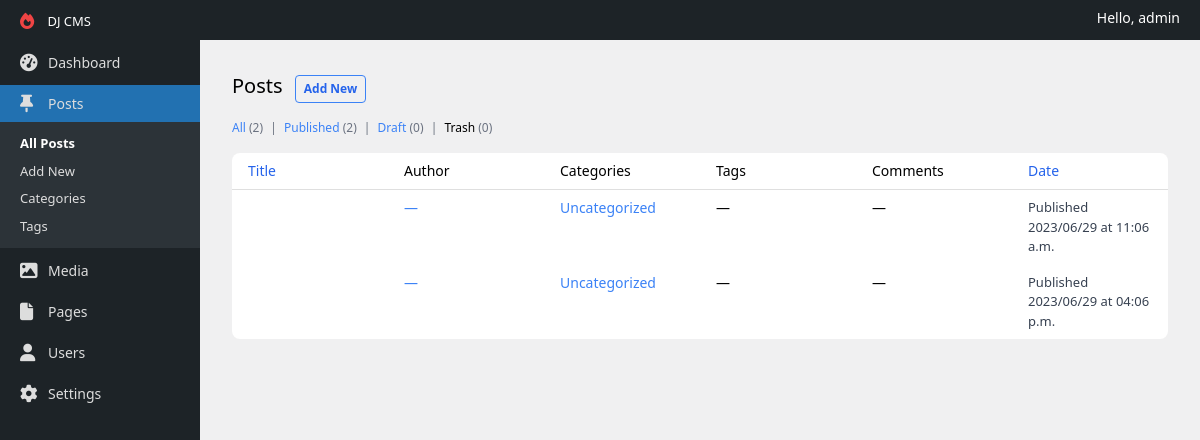
The app's page /post/edit/ (signed in) with its own data.
### apps/accounts/models.py (models this page shows, shortened)
class User(AbstractUser):
    class Roles(models.TextChoices):
        NONE = 'none'
        AUTHOR = 'author'
        EDITOR = 'editor'
        SEO = 'seo'
        ADMINISTRATOR = 'administrator'
    email = models.EmailField(unique=True)
    USERNAME_FIELD = 'email'
    REQUIRED_FIELDS = ['username']
    role = models.CharField(max_length=60, choices=Roles.choices, null=True, blank=True)
    photo = models.ImageField(upload_to='uploads/', null=True, blank=True)
    def __str__(self):
        return self.username

### apps/content/models.py (models this page shows, shortened)
class StatusMixin(models.Model):
    is_draft = models.BooleanField(default=True)
    is_trash = models.BooleanField(default=False)
    class Meta:
        abstract = True

class Post(SeoMeta, StatusMixin):
    created_at = models.DateTimeField(auto_now_add=True)
    content = models.TextField(null=True, blank=True)
    excerpt = models.TextField(null=True, blank=True)
    categories = models.ManyToManyField(to='Category', blank=True)
    tags = models.ManyToManyField(to='Tag', blank=True)
    slug = models.SlugField(blank=True, unique=True)
    updated_at = models.DateTimeField(auto_now=True)

### apps/dashboard/views.py (the view)
# urls.py: path('post/edit/', AllPostsView.as_view(), name='edit_post_select'),
class AllPostsView(AbstractAllContentView):
    model_class: Type[Model] = Post
    title: str = 'Posts'
    def content_context(self) -> AllContentViewContext:
        return AllContentViewContext(
            new_content_url=reverse('new_post'),
            edit_content_select=reverse('edit_post_select'),
            reverse_content_edit_name='edit_post'
        )

### apps/content/utils/contents.py (called while the page is built)
    def get_all(self) -> QuerySet:
        if self.user.is_superuser:
            return self.model_class.objects.filter(is_trash=False)
        return self.model_class.objects.filter(author=self.user, is_trash=False)

    def get_queryset(self, post_status: str) -> Union[QuerySet, None]:
        status_methods = {
            'all': self.get_all,
            'published': self.get_published,
            'draft': self.get_draft,
            'trash': self.get_trash
        }
        posts = status_methods.get(post_status, None)
        if posts:
            return posts()
        return None

    def posts_count_by_status(self) -> dict:
        queryset = self.model_class.objects
        if not self.user.is_superuser:
            queryset = queryset.filter(author=self.user)
        return {
            'all_posts_count': queryset.filter(is_trash=False).count(),
            'published_posts_count': queryset.filter(is_draft=False, is_trash=False).count(),
            'draft_posts_count': queryset.filter(is_draft=True, is_trash=False).count(),
            'trash_posts_count': queryset.filter(is_trash=True).count()
        }

### apps/content/utils/order.py (called while the page is built, shortened)
def order_queryset(request: HttpRequest, model_class: Type[Model], queryset: QuerySet) -> QuerySet:
    order_by: Optional[str] = request.GET.get('order_by')
    order: Optional[str] = request.GET.get('order')
    if not order_by:
        return queryset.order_by('pk')

### apps/dashboard/permissions.py (called while the page is built)
    def allow_superuser(self) -> bool:
        return True

    def has_permission(self, request: HttpRequest) -> bool:
        if self.allow_superuser() and request.user.is_superuser:
            return True
        return request.user.is_authenticated and self.has_user_permission(request)

    def dispatch(self, request, *args, **kwargs) -> Union[HttpResponseRedirect, HttpResponse]:
        self._current_path = request.path
        if not self.has_permission(request):
            return HttpResponseRedirect(self.get_login_url())
        return super().dispatch(request, *args, **kwargs)

### apps/dashboard/templatetags/utils.py (called while the page is built)
@register.simple_tag(takes_context=True)
def has_permission(context, menu_name: str) -> bool:
    request: HttpRequest = context.request
    mixin_class = sidebar_permissions.get(menu_name)
    if mixin_class:
        mixin = mixin_class()
        return mixin.has_permission(request)
    return False

@register.simple_tag(takes_context=True)
def current_url_name(context) -> bool:
    return context.request.resolver_match.url_name

### templates/all-posts.html (shortened to what this page needs)
{% extends 'layouts/default.html' %}
{% block content %}
    <div class="p-8">
        <div>
            <h1 class="inline-block text-xl">{{ title }}</h1>
            <a href="{{ new_content_url }}"
               class="inline-block border rounded border-blue-500 px-2 py-1 mx-2 text-[12px] text-blue-600 font-semibold">Add
                New
            </a>
        </div>
        <div class="text-[12px] mt-4">
            <a href="{{ edit_content_select }}" class="text-blue-500">
                All <span class="text-gray-500">({{ all_posts_count }})</span>
            </a>
            <span class="mx-1 text-gray-500">|</span>
            <a href="{{ edit_content_select }}?post_status=published" class="text-blue-500">
                Published <span class="text-gray-500">({{ published_posts_count }})</span>
            </a>
            <span class="mx-1 text-gray-500">|</span>
            <a href="{{ edit_content_select }}?post_status=draft" class="text-blue-500">
                Draft <span class="text-gray-500">({{ draft_posts_count }})</span>
            </a>
            <span class="mx-1 text-gray-500">|</span>
            <a href="{{ edit_content_select }}?post_status=trash" class="text-black font-medium">
                Trash <span class="text-gray-500">({{ trash_posts_count }})</span>
            </a>
        </div>
        <div class="bg-white rounded-lg mt-4">
            <table class="w-full">
                <thead class="border-b border-[#dfdfdf]">
                <tr class="text-sm">
                    <th class="font-normal text-blue-600 py-2 text-start px-4">Title</th>
                    <th class="font-normal w-1/6 text-start px-4 hidden sm:table-cell">Author</th>
                    <th class="font-normal w-1/6 text-start px-4 hidden md:table-cell">Categories</th>
                    <th class="font-normal w-1/6 text-start px-4 hidden md:table-cell">Tags</th>
                    <th class="font-normal w-1/6 text-start px-4 hidden lg:table-cell">Comments</th>
                    <th class="font-normal text-blue-600 py-2 w-1/6 text-start px-4 hidden lg:table-cell">Date</th>
                </tr>
                </thead>
                <tbody>
                {% for post in page_obj %}
                    <tr class="group">
                        <td class="px-4 align-top text-sm py-2">
                        </td>
                        <td class="px-4 align-top text-sm w-1/6 py-2 hidden sm:table-cell">
                            <a href="#" class="text-blue-500">
                                {% if post.author %}
                                    {{ post.author }}
                                {% else %}
                                    —
                                {% endif %}
                            </a>
                        </td>
                        <td class="px-4 align-top text-sm w-1/6 py-2 hidden md:table-cell">
                            <a href="#" class="text-blue-500">Uncategorized</a>
                        </td>
                        <td class="px-4 align-top text-sm w-1/6 py-2 hidden md:table-cell">
                            —
                        </td>
                        <td class="px-4 align-top text-sm w-1/6 py-2 hidden lg:table-cell">
                            —
                        </td>
                        <td class="px-4 align-top text-[13px] text-gray-700 w-1/6 py-2 hidden lg:table-cell">
                        <span class="block">
                            {% if post.is_draft %}
                                Last Modified
                            {% else %}
                                Published
                            {% endif %}
                        </span>
                            <span class="block">{{ post.created_at|date:"Y/m/d" }} at {{ post.created_at|date:"h:m a" }}</span>
                        </td>
                    </tr>
                {% endfor %}
                </tbody>
            </table>
        </div>
    </div>
{% endblock %}

### templates/layouts/default.html (shortened to what this page needs)
{% load static %}
<!DOCTYPE html>
<html lang="en">
<head>
    <link rel="stylesheet" href="{% static 'css/main.css' %}">
    <link rel="stylesheet" href="https://cdnjs.cloudflare.com/ajax/libs/font-awesome/6.4.0/css/all.min.css"
/>
</head>
<body>
<div class="grid grid-rows-[auto_1fr] h-screen">
    <header class="bg-[#1d2327] text-white px-[20px] py-2 flex justify-between">
        <div>
            <a href="{% url 'dashboard' %}" class="mr-auto text-[13px]">
                DJ CMS
            </a>
        </div>
        <span class="text-sm">
            Hello, {{ request.user }}
        </span>
    </header>
    <div class="grid grid-cols-[200px_1fr] h-full">
        {% include 'components/sidebar.html' %}
        <main class="overflow-y-auto">
            {% block content %}
            {% endblock %}
        </main>
    </div>
</div>
</body>
</html>

### public/css/main.css (style rules this page uses)
html { line-height: 1.5; -webkit-text-size-adjust: 100%; -moz-tab-size: 4; -o-tab-size: 4; tab-size: 4; font-family: ui-sans-serif, system-ui, -apple-system, BlinkMacSystemFont, "Segoe UI", Roboto, "Helvetica Neue", Arial, "Noto Sans", sans-serif, "Apple Color Emoji", "Segoe UI Emoji", "Segoe UI Symbol", "Noto Color Emoji"; font-feature-settings: normal; font-variation-settings: normal; }
body { margin: 0; line-height: inherit; }
h1, h2, h3, h4, h5, h6 { font-size: inherit; font-weight: inherit; }
a { color: inherit; text-decoration: inherit; }
table { text-indent: 0; border-color: inherit; border-collapse: collapse; }
blockquote, dl, dd, h1, h2, h3, h4, h5, h6, hr, figure, p, pre { margin: 0; }
html { background-color: #f0f0f1; }
.mx-1 { margin-left: 0.25rem; margin-right: 0.25rem; }
.mx-2 { margin-left: 0.5rem; margin-right: 0.5rem; }
.mr-auto { margin-right: auto; }
.mt-4 { margin-top: 1rem; }
.block { display: block; }
.inline-block { display: inline-block; }
.flex { display: flex; }
.grid { display: grid; }
.hidden { display: none; }
.h-full { height: 100%; }
.h-screen { height: 100vh; }
.w-1\/6 { width: 16.666667%; }
.w-full { width: 100%; }
.grid-cols-\[200px_1fr\] { grid-template-columns: 200px 1fr; }
.grid-rows-\[auto_1fr\] { grid-template-rows: auto 1fr; }
.justify-between { justify-content: space-between; }
.overflow-y-auto { overflow-y: auto; }
.rounded { border-radius: 0.25rem; }
.rounded-lg { border-radius: 0.5rem; }
.border { border-width: 1px; }
.border-b { border-bottom-width: 1px; }
.border-\[\#dfdfdf\] { --tw-border-opacity: 1; border-color: rgb(223 223 223 / var(--tw-border-opacity)); }
.border-blue-500 { --tw-border-opacity: 1; border-color: rgb(59 130 246 / var(--tw-border-opacity)); }
.bg-\[\#1d2327\] { --tw-bg-opacity: 1; background-color: rgb(29 35 39 / var(--tw-bg-opacity)); }
.bg-white { --tw-bg-opacity: 1; background-color: rgb(255 255 255 / var(--tw-bg-opacity)); }
.p-8 { padding: 2rem; }
.px-2 { padding-left: 0.5rem; padding-right: 0.5rem; }
.px-4 { padding-left: 1rem; padding-right: 1rem; }
.px-\[20px\] { padding-left: 20px; padding-right: 20px; }
.py-1 { padding-top: 0.25rem; padding-bottom: 0.25rem; }
.py-2 { padding-top: 0.5rem; padding-bottom: 0.5rem; }
.text-start { text-align: start; }
.align-top { vertical-align: top; }
.text-\[12px\] { font-size: 12px; }
.text-\[13px\] { font-size: 13px; }
.text-sm { font-size: 0.875rem; line-height: 1.25rem; }
.text-xl { font-size: 1.25rem; line-height: 1.75rem; }
.font-medium { font-weight: 500; }
.font-normal { font-weight: 400; }
.font-semibold { font-weight: 600; }
.text-black { --tw-text-opacity: 1; color: rgb(0 0 0 / var(--tw-text-opacity)); }
.text-blue-500 { --tw-text-opacity: 1; color: rgb(59 130 246 / var(--tw-text-opacity)); }
.text-blue-600 { --tw-text-opacity: 1; color: rgb(37 99 235 / var(--tw-text-opacity)); }
.text-gray-500 { --tw-text-opacity: 1; color: rgb(107 114 128 / var(--tw-text-opacity)); }
.text-gray-700 { --tw-text-opacity: 1; color: rgb(55 65 81 / var(--tw-text-opacity)); }
.text-white { --tw-text-opacity: 1; color: rgb(255 255 255 / var(--tw-text-opacity)); }
@media (min-width: 640px) { .sm\:table-cell { display: table-cell; } }
@media (min-width: 768px) { .md\:table-cell { display: table-cell; } }
@media (min-width: 1024px) { .lg\:table-cell { display: table-cell; } }

### records on screen
User: user "admin"
Post: is_draft "Published", created_at "2023/06/29", created_at "11:06 a.m."
Post: is_draft "Published", created_at "2023/06/29", created_at "04:06 p.m."

### other values on screen
{{ title }} "Posts"
{{ all_posts_count }} "2"
{{ published_posts_count }} "2"
{{ draft_posts_count }} "0"
{{ trash_posts_count }} "0"
